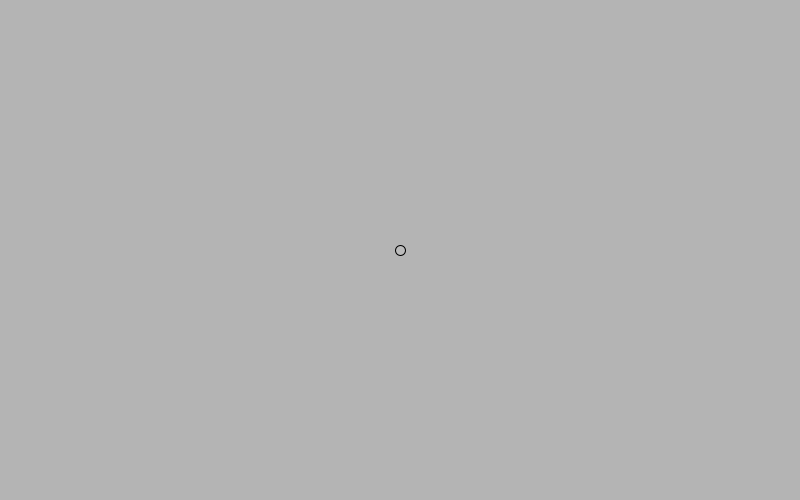
Frame 1 (no input)
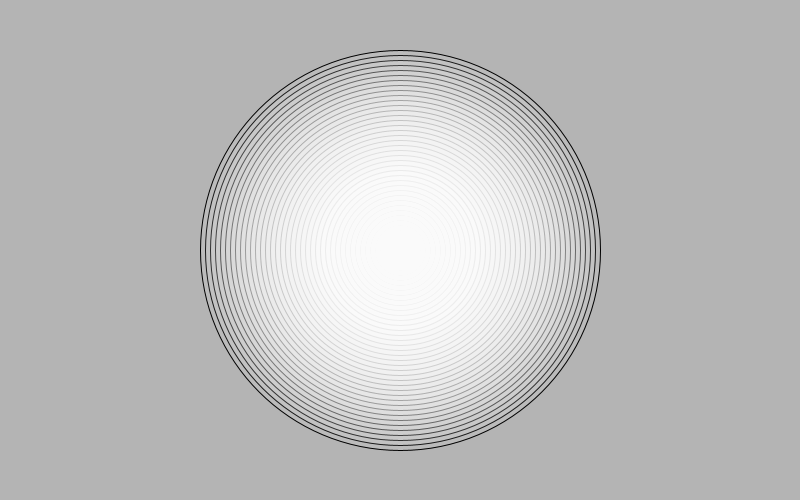
Frame 60 (the mouse pressed at the canvas centre just before this capture)
Frame 120 (the mouse held since frame 60 and released just before this capture): identical to frame 60, image omitted

The Processing sketch that drew these frames (run headless with seeded random() and noise(); from frame 60 on, the mouse is pressed at the canvas centre):

// Processing sketch: func
// ── func.pde
int diam = 10;
float centX, centY;

void setup(){
  size(800, 500);
  frameRate(24);
  smooth();
  background(180);
  centX = width/2;
  centY = height/2;
  stroke(0);
  strokeWeight(1);
  fill(255, 25);
  //noFill();
}

void draw(){
  if(diam <= 400){
    //background(180);
    ellipse(centX, centY, diam, diam);
    diam += 10;
  }
}
